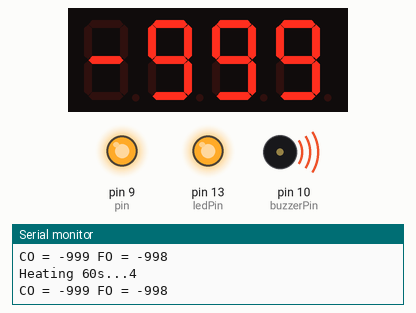
This sketch was run on a simulated Arduino Uno, built with avr-gcc and run on an emulated ATmega328P. Shown: 4-digit seven-segment display, output pins drawn as LEDs (lit = HIGH), buzzer (waves = sounding, pin HIGH), the last lines printed to the serial monitor.

Above: at 4.1 s.
At 29.2 s:
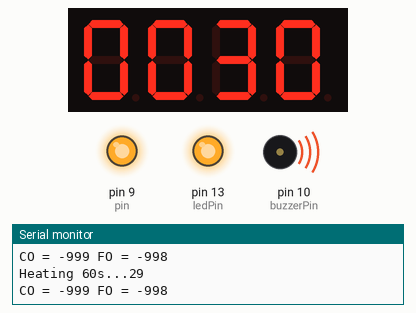
At 64.4 s:
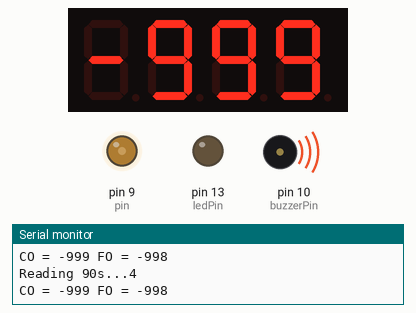
At 119.7 s:
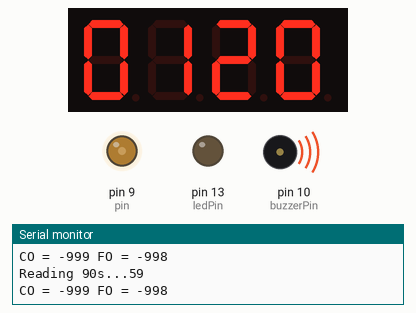
Timing chart, 0 to 121.2 s (numbered marks = the images above):
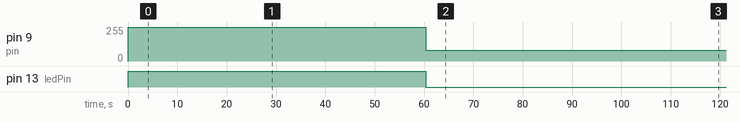

Measured:
- by itself, pin 9 (pin): 0/255 → 255/255 at 0.05 s, → 79/255 60.3 s later
- by itself, pin 13 (ledPin): LOW → HIGH at 0.05 s, → LOW 60.3 s later
- what the display in image 1 shows lasts 5.0 s, from 29.2 s to 34.2 s

The sketch:

AltoidsCanary.ino
```cpp
#include <TM1637Display.h>

#define CLK 4
#define DIO 5
#define HT 60
#define RT 90

TM1637Display display(CLK, DIO);

int coPin = A0;  //Carbon Monoxide
int foPin = A1;  //Flamable and Smoke
int ledPin = 13;
int pin = 9;
int buzzerPin = 10;
int coValue = -999;
int foValue = -998;
int coMean = 0;
int foMean = 0;
int h = 0;
int r = 0;
int st = 0;

void beep(int delayms) {
  analogWrite(buzzerPin, 0);
  delay(delayms);
  analogWrite(buzzerPin, 255);
}

void setup() {
  analogReference(EXTERNAL);
  pinMode(ledPin, OUTPUT);
  pinMode(pin, OUTPUT);
  pinMode(buzzerPin, OUTPUT);
  pinMode(coPin, INPUT);
  pinMode(foPin, INPUT);
  Serial.begin(9600);
  display.setBrightness(0x0f);
  beep(50);
}

void loop() {
  if(h < HT){
    Serial.print("Heating 60s...");
    Serial.println(h);
    analogWrite(ledPin, 255);
    analogWrite(pin, 255);
    h++;
  }else if (h >= HT && r < RT){
    Serial.print("Reading 90s...");
    Serial.println(r);
    analogWrite(ledPin, 79);
    analogWrite(pin, 79);
    r++;
  }else if (h >= HT && r >= RT){
    Serial.println("Collecting 100ms...");
    analogWrite(pin, 255);
    delay(100);
    coValue = map(analogRead(coPin), 0, 1023, 10, 10000);
    foValue = map(analogRead(foPin), 0, 1023, 300, 10000);
    if(coMean == foMean){
      coMean = coValue;
      foMean = foValue;
    }
    coMean = (coMean + coValue)/2;
    foMean = (foMean + foValue)/2;
    r = 0;
    h = 0;
    beep(10);
  }
  Serial.print("CO = ");
  Serial.print(coValue);
  Serial.print(" FO = ");
  Serial.println(foValue);
  if((coValue - coMean) >  (coMean /2) ){
    beep(500);
  }
  if((foValue - foMean) >  (foMean /2) ){
    beep(500);
  }

  if(((h+r)%5) == 0){
    if(st == 0){
      display.showNumberDec(coValue, false);
      st++;
    }else if(st == 1){
      display.showNumberDec(foValue, false);
      st++;
    }else{
      display.showNumberDec(h+r, true);
      st = 0;
    }
  }
  delay(1000);
}
```
